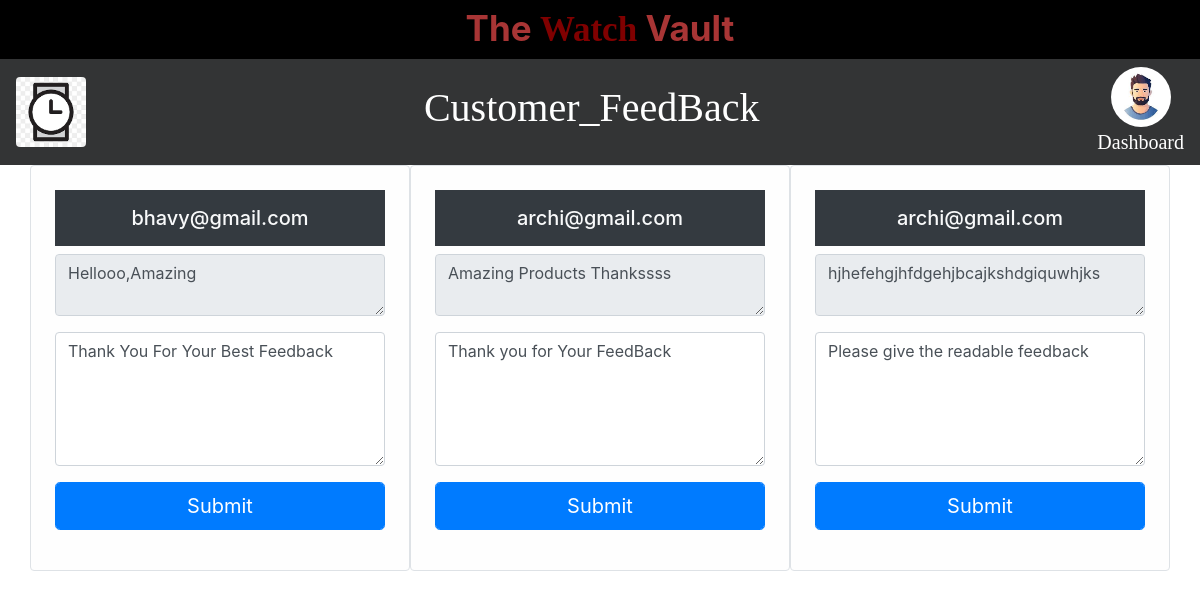
The page /admin_feedback.php (signed in) on the database its author committed.
### tables this page shows
CREATE TABLE `feedback` (
  `id` int(11) NOT NULL,
  `email` varchar(50) NOT NULL,
  `feedback` varchar(50) NOT NULL,
  `reply` varchar(50) NOT NULL
);

### admin_feedback.php (the view, shortened to what this page needs)
<!DOCTYPE html>
<html lang="en">
<head>
</head>
<body>
    <div class="name">
        <p>The <span>Watch</span> Vault</p>
        <div class="navbar">
            <div class="icon">
                <img src="icon/icon.png" alt="icon" height="70px" width="70px" class="rounded">
            </div>
            <div id="menu">
                <h2>Customer_FeedBack</h2>
            </div>
            <div class="profile">
                <img src="icon/avatar3.jpeg" alt="profile" height="60px" width="60px" class="rounded-circle">
                <a href="adminDashboard.php">Dashboard</a>
            </div>
        </div>
    </div>
    <div class="container">
        <div class="row">
            <?php
            include('config.php');
            $sql1 = "select * from feedback";
            $qry1 = mysqli_query($con, $sql1);
            while ($row1 = mysqli_fetch_array($qry1)) {
            ?>
                <div class="col-lg-4 alert-light border rounded p-4">
                    <form action="admin_feedback.php?id=<?php echo $row1[0]; ?>" method="post">
                        <h5 class="text-light bg-dark text-center p-3"><?php echo $row1['email']; ?></h5>
                        <div class=" form-group">
                            <textarea name="afb" id="afb" placeholder="User FeedBack..." class="form-control" disabled><?php echo $row1[2]; ?></textarea>
                        </div>
                        <div class=" form-group">
                            <textarea name="afb" id="afb" rows="5" cols="40" placeholder="Admin FeedBack..." class="form-control"><?php if (!empty($row1[3])) {echo $row1[3];}?></textarea>
                        </div>
                        <div class="form-group">
                            <input type="submit" name="submitFeedback" value="Submit" class="btn btn-lg form-control btn-primary">
                        </div>
                    </form>
                </div>
            <?php } ?>
        </div>
    </div>
</body>
</html>

### admin_feedback.php (style rules this page uses)
.name p { text-align: center; padding: 2px; color: rgb(168, 53, 53); background-color: rgb(0, 0, 0); font-weight: bold; font-size: 35px; margin: auto; }
.name p span { color: maroon; font-weight: bold; font-family: Cambria, Cochin, Georgia, Times, 'Times New Roman', serif; }
.name .navbar { display: flex; font-family: Cambria, Cochin, Georgia, Times, 'Times New Roman', serif; background-color: rgb(51, 52, 53); }
#menu h2 { padding: 10px; font-size: 40px; color: white; text-decoration: none; }
.profile { display: flex; flex-direction: column; }
.profile a, img { font-size: 20px; margin: auto; color: white; }

### rows shown on the page
feedback: email "bhavy@gmail.com", afb "Hellooo,Amazing", afb "Thank You For Your Best Feedback"
feedback: email "archi@gmail.com", afb "Amazing Products Thankssss", afb "Thank you for Your FeedBack"
feedback: email "archi@gmail.com", afb "hjhefehgjhfdgehjbcajkshdgiquwhjks", afb "Please give the readable feedback"
